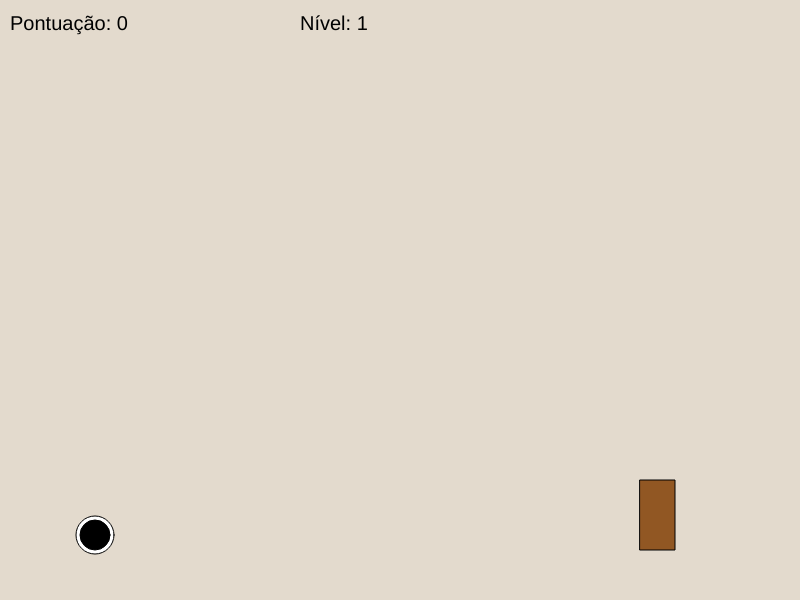
Frame 1 (no input)
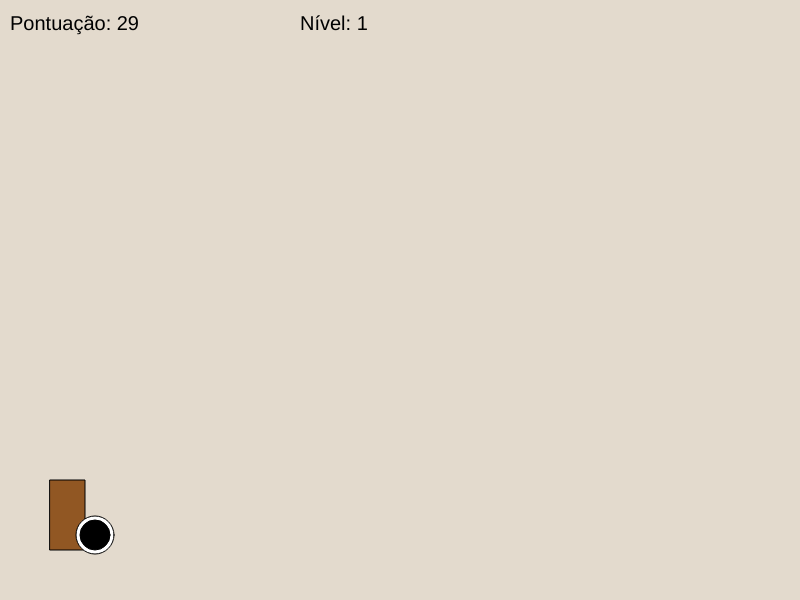
Frame 60 (no input)
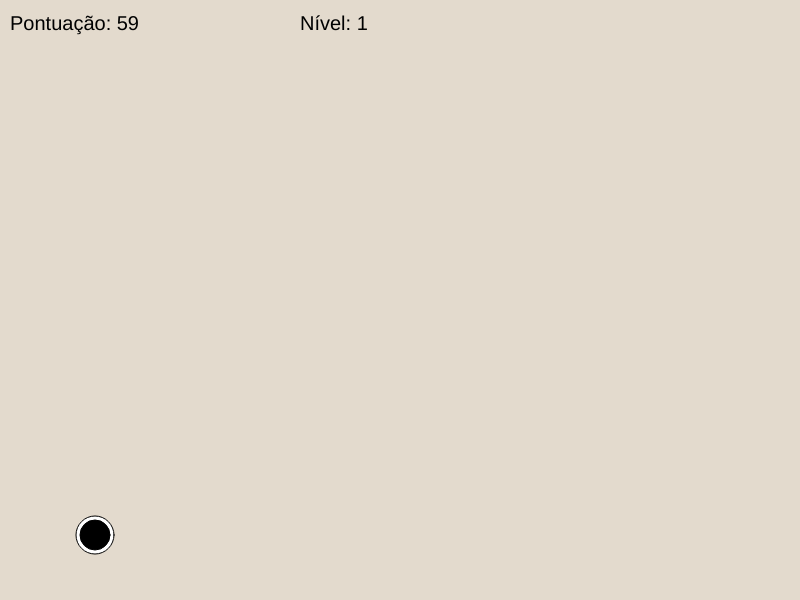
Frame 120 (the mouse pressed at the canvas centre since frame 60)

The p5.js sketch that drew these frames (run headless with seeded random() and noise() and a simulated clock; from frame 60 on, the mouse is pressed at the canvas centre):

// p5.js sketch
// ── sketch.js
/* 
    Equipe: 
        Filipe Gregório de Farias e Silva - Subturma D (Líder) 
        Ivamar Dantas Roque - Subturma D 
        Etapa 6
        Jogo em Estilo Plataforma
*/
var x = 95, xx = 650, y = 535, yp = 0, t = 0;
var pulo = false;
var pontos = 0;
var lvl = 1;

function setup() {
  createCanvas(800, 600);
}

function draw() {
 background(227,218,205)
  textSize(20)
  //HUD
  text('Pontuação: '+parseInt(pontos), 10, 30);
  text('Nível: '+lvl, 300, 30);
  pontos+=0.5;
  if(pontos%1000 == 0){
    lvl++;
  }
  //Comando para movimentação
  if (keyIsDown(LEFT_ARROW)) {
    x -= 5;
  }

  if (keyIsDown(RIGHT_ARROW)) {
    x += 5;
  }
    xx= xx - 10;
  if (xx <= -50) {
    xx = 800;
  }
  //Comando de pulo
  if(keyIsDown(UP_ARROW)&& (!pulo)){
  pulo = true
  t = 0
  }
  if(pulo){
  t++;
  yp = 0.5*(t)*(t - 30)
    if (yp > 0) {
		// habilita a ocorrência de um novo pulo 
		pulo = false;
		yp = 0; 		
	}
  }
  fill(145,87,35);
  rect(xx,480,35,70);
  fill (255);
  ellipse (x,y+yp,38,38);
  fill(0);
  ellipse(x, y+yp, 30, 30);
  if(x == 0){
  x = 5
  }
  if(x == 800){
  x = 795
  }
  if(x > xx-5 && x < xx+35 && y+yp > 480)
  {
    x = 95
  }
  if(xx < 0){
  xx = 800 +random(1000)
  }
}
